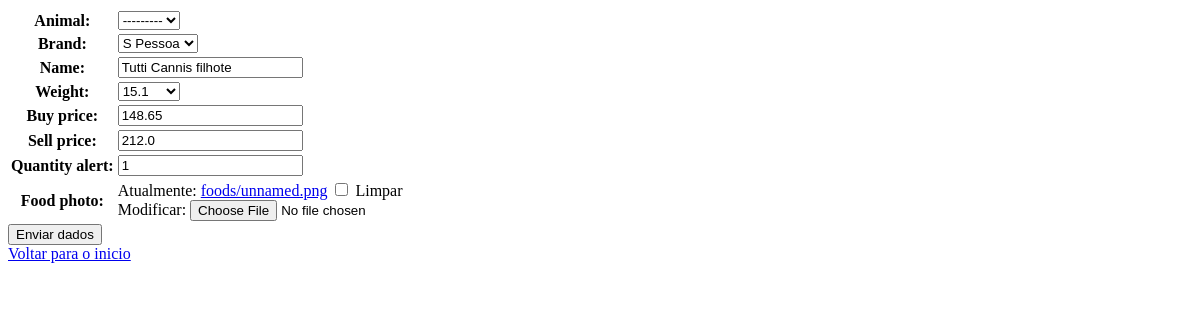
Page /estoque/2/atualizar/ on the earlier database version.
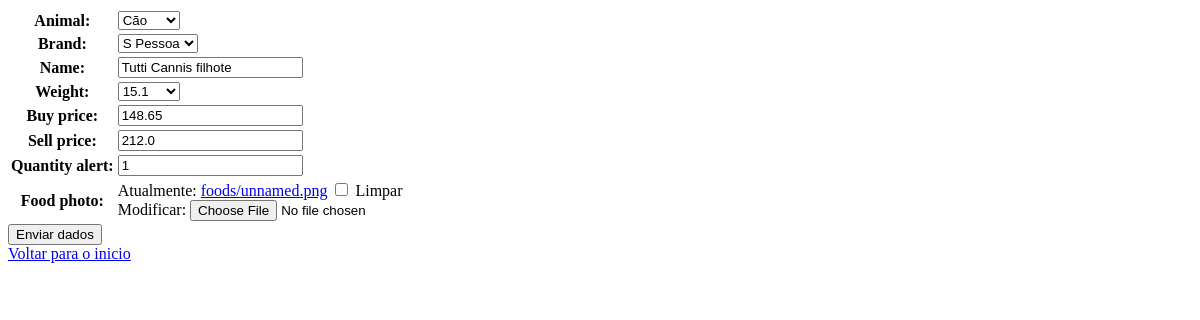
Same page on the later database version.
### Storage/models.py (models this page shows, shortened)
class PetFoods(models.Model):
    id = models.AutoField(primary_key=True)
    animal = models.CharField(choices=ANIMAL_CHOICES, max_length=5)
    brand = models.ForeignKey(to=BrandsFood, on_delete=models.PROTECT, related_name="brand_food")
    name = models.CharField(blank=False, max_length=500)
    weight = models.FloatField(choices=WEIGHT_FOODS)
    buy_price = models.FloatField(null=True, blank=True)
    sell_price = models.FloatField(null=True, blank=True)
    quantity = models.IntegerField()
    quantity_alert = models.IntegerField()
    food_photo = models.ImageField(upload_to="foods/", blank=True, null=True)

### Storage/views.py (the view, shortened to what this page needs)
# urls.py: path('<int:pk>/atualizar/', UpdateFood.as_view(), name="update_food"),
class UpdateFood(UpdateView):
    model = PetFoods
    fields = ['animal', 'brand', 'name', 'weight',
              'buy_price', 'sell_price', 'quantity_alert',
              'food_photo']
    template_name = 'food_update.html'

### Storage/models.py (called while the page is built)
    def __str__(self):
        return self.brand

### Storage/templates/food_update.html (shortened to what this page needs)
{% extends "base.html" %}
{%block body %}
    <form action="" method="post" enctype="multipart/form-data">{% csrf_token %}
        <table>
            {{form.as_table}}
        </table>
        <button type="submit">Enviar dados</button>
    </form>
    <a href="{% url 'detail_estoque' object.pk %}">Voltar para o inicio</a>
{% endblock %}

Differences in the rows shown:
changed PetFoods "Tutti Cannis filhote": animal "---------" → "Cão"
